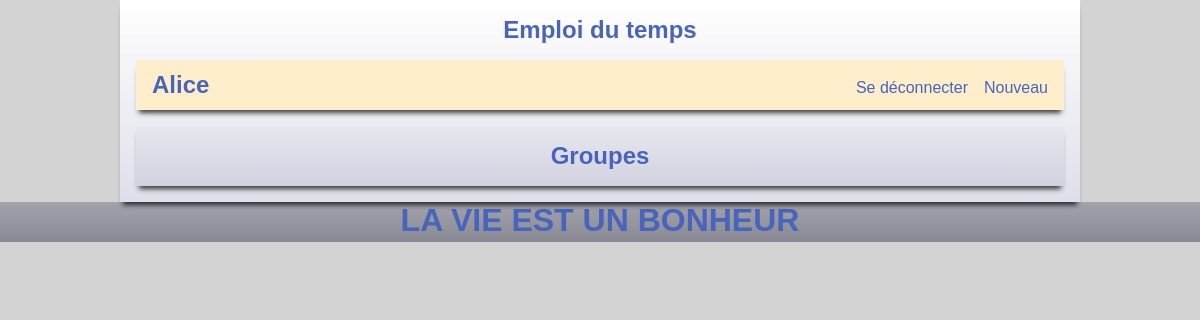
The app's page /groupes (signed in), older data.
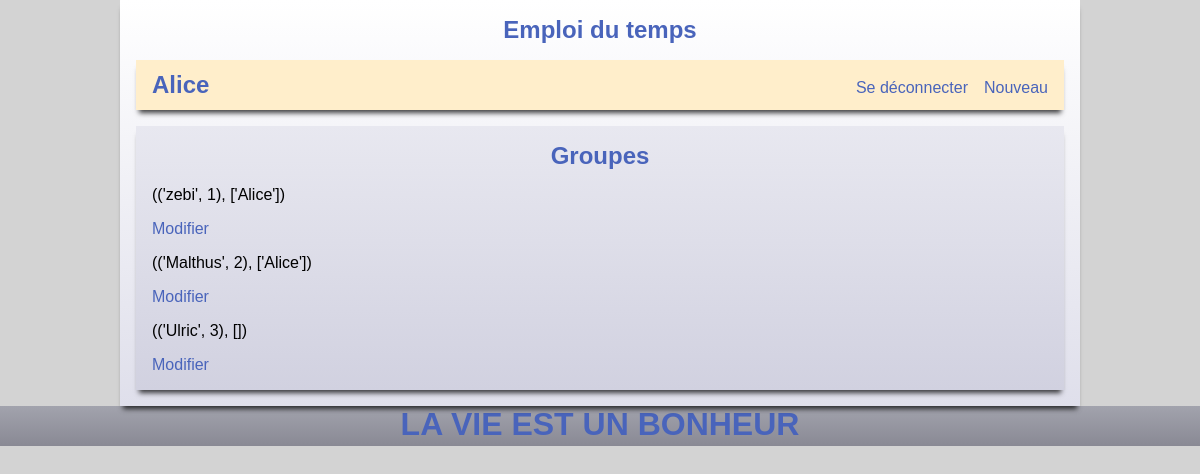
The same page, newer data.
### tables this page shows
CREATE TABLE groupe (
  id_g      INTEGER     PRIMARY KEY AUTOINCREMENT,
  auteur_id INTEGER     NOT NULL REFERENCES membres (id_m),
  nom       VARCHAR(30) NOT NULL
);

### app.py (the view)
@app.route('/groupes')
def groupes():
    global mes_groupes
    mes_groupes = recuperer_groupes(session['userid'])
    return render_template('groupes.html', groupes = mes_groupes)

### db.py (called while the page is built)
def recuperer_groupes(id):
    with db.connect("emploi.db") as c:
        curs = c.execute("""SELECT nom, id_g FROM groupe WHERE auteur_id = ?""", (id,))
        groupes = []
        for g in curs:
            curs2 = c.execute("""SELECT membres.pseudo FROM membres
                JOIN membre_de_groupe ON membres.id_m = membre_de_groupe.membre_id
                WHERE membre_de_groupe.groupe_id = ?""", (g[1],))
            groupes.append((g, [m[0] for m in curs2]))
        return groupes

### templates/groupes.html
{% extends 'base.html' %}
{% block entete %}
    <h2>Groupes</h2>
{% endblock %}
{% block contenu %}
    {% for groupe in groupes %}
        <p>{{ groupe }}</p>
        <a href='{{ url_for("setgroupe", id_groupe=groupe[0][1]) }}'>Modifier</a>
    {% endfor %}
{% endblock %}

### templates/base.html (shortened to what this page needs)
<!DOCTYPE html>
<html>
    <head>
        {% include 'head.html' %}
    </head>
    <body>
        <section id='corps'>
        <h1><a href='{{ url_for("accueil") }}'>Emploi du temps</a></h1>
        <nav>
            {% include 'nav.html' %}
        </nav>
            <section id='articles'>
            <header>
                {% block entete %}{% endblock %}
            </header>
            {% block contenu %}{% endblock %}
            </section>
        </section>
        <footer>
            {% include 'footer.html' %}
        </footer>
    </body>
</html>

### templates/head.html
<link rel="stylesheet" href="{{ url_for('static', filename='style.css') }}">

### templates/nav.html (shortened to what this page needs)
{% if 'userid' in session %}
<ul>
    <li><h2><a href='{{ url_for("profil") }}'>{{ session['usernickname'] }}</a></h2>
    </li>
</ul>
<ul>
    <li><a href='{{ url_for("logout") }}'>Se déconnecter</a></li>
    <li><a>Nouveau</a>
    </li>
</ul>
{% else %}
<h2>Non connecté</h2>
<ul>
    <li><a href='{{ url_for("login") }}'>S'identifier</a></li>
    <li><a href='{{ url_for("register") }}'>Créer un compte</a></li>
</ul>
{% endif %}

### templates/footer.html
<h1>LA VIE EST UN BONHEUR</h1>

### static/style.css (style rules this page uses)
html { font-family: sans-serif; background: lightgrey; }
body { margin: 0 auto; }
body h1 { margin-top: 0; margin-bottom: 1rem; padding-top: 1rem; text-align: center; }
body h2 { text-align: center; margin: 0; }
footer { padding-top: 0; position: relative; background: linear-gradient(rgb(162, 163, 173), rgb(137, 137, 148)); height: 40px; z-index: 9; }
footer h1 { padding: 0; margin-bottom: 0; }
nav { margin-left: 1rem; margin-right: 1rem; display: flex; height: 50px; justify-content: space-between; align-items: baseline; background: rgb(255, 238, 203); -webkit-box-shadow: 0px 6px 5px -3px rgba(0,0,0,0.75); box-shadow: 0px 6px 5px -3px rgba(0,0,0,0.75); }
nav h2 { padding-left: 0; margin: 11px; margin-left : 1rem; }
nav ul { display: flex; list-style-type: none; padding-left : 0; margin : 0; }
nav ul li { margin-right: 1rem; }
a { text-decoration: none; }
#corps { position: relative; z-index: 10; max-width: 960px; margin: 0 auto; background: linear-gradient(white, rgb(223, 223, 235)); padding-bottom: 1rem; -webkit-box-shadow: 0px 6px 5px -3px rgba(0,0,0,0.75); box-shadow: 0px 6px 5px -3px rgba(0,0,0,0.75); }
#articles { margin: 1rem; margin-bottom: 0; background: linear-gradient(rgb(232, 232, 240), rgb(209, 209, 224)); padding: 1rem; -webkit-box-shadow: 0px 6px 5px -3px rgba(0,0,0,0.75); box-shadow: 0px 6px 5px -3px rgba(0,0,0,0.75); }
h1, h2, h3, a { color: rgb(73, 100, 187); }

Row changes from the older to the newer data that the page shows:
added groupe: groupe "(('zebi', 1), ['Alice'])"
added groupe: groupe "(('Malthus', 2), ['Alice'])"
added groupe: groupe "(('Ulric', 3), [])"
